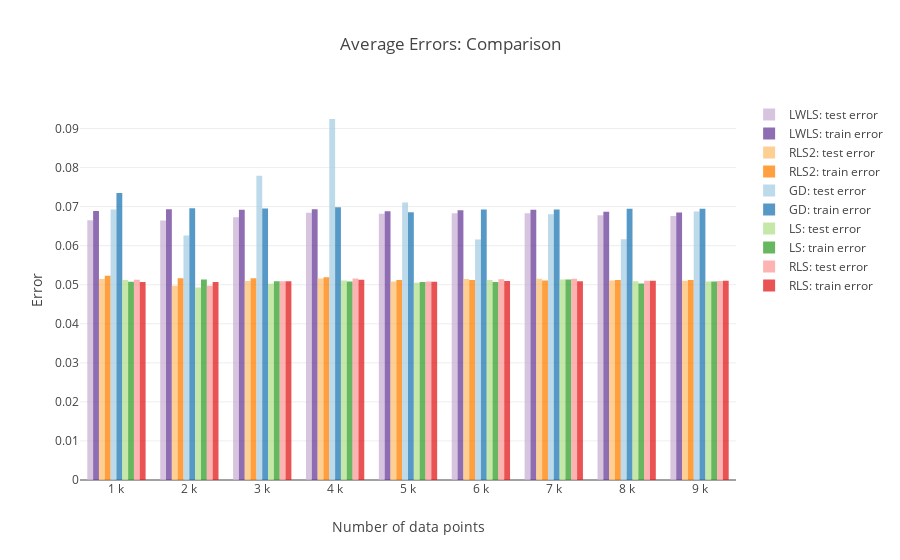

Source (notebook cell):
### Code cell
trace_bar = {}

def bar_chart_error(list_classifiers, trace_bar = trace_bar):
    learning_sets = np.arange(1, 10)
    
    colors = cl.scales['{}'.format(2*len(list_classifiers))]['qual']['Paired']

    for i, classifier in enumerate(list_classifiers):
        trace_bar[classifier] = {}
        for j, test_train in enumerate(['test', 'train']):
            trace_bar[classifier][test_train] = go.Bar(
                x = ['{} k'.format(k) for k in learning_sets],
                y = [error[classifier][test_train][10*k] for k in learning_sets],
                name = '{}: {} error'.format(classifier, test_train),
                marker=dict(
                    color=colors[2*i+j],
                ),
                opacity=0.75
            )
    
    return trace_bar

list_classifiers = ['GD', 'LS', 'RLS', 'RLS2', 'LWLS']

trace_bar = bar_chart_error(list_classifiers)

layout_bar = go.Layout(
    barmode='group',
    title = 'Average Errors: Comparison',
    xaxis = dict(
        title='Number of data points'
    ),
    yaxis = dict(
        title = 'Error'
    ),
)
fig = go.Figure(data=[trace_bar[key][tt] for key in trace_bar for tt in trace_bar[key]], layout=layout_bar)
plotly.offline.iplot(fig)

### Figure 1 — Plotly figure (JSON) as saved in the notebook; plotly's stock layout.template omitted (floating-point values rounded to 4 significant figures)
{"data": [{"marker": {"color": "rgb(202,178,214)"}, "name": "LWLS: test error", "opacity": 0.75, "type": "bar", "x": ["1 k", "2 k", "3 k", "4 k", "5 k", "6 k", "7 k", "8 k", "9 k"], "y": [0.0665, 0.06644, 0.0673, 0.0684, 0.0682, 0.06829, 0.06828, 0.06781, 0.06762]}, {"marker": {"color": "rgb(106,61,154)"}, "name": "LWLS: train error", "opacity": 0.75, "type": "bar", "x": ["1 k", "2 k", "3 k", "4 k", "5 k", "6 k", "7 k", "8 k", "9 k"], "y": [0.06886, 0.06933, 0.06917, 0.06933, 0.06882, 0.06907, 0.06918, 0.06871, 0.06849]}, {"marker": {"color": "rgb(253,191,111)"}, "name": "RLS2: test error", "opacity": 0.75, "type": "bar", "x": ["1 k", "2 k", "3 k", "4 k", "5 k", "6 k", "7 k", "8 k", "9 k"], "y": [0.05148, 0.04972, 0.05093, 0.05161, 0.05086, 0.05145, 0.05155, 0.05106, 0.05099]}, {"marker": {"color": "rgb(255,127,0)"}, "name": "RLS2: train error", "opacity": 0.75, "type": "bar", "x": ["1 k", "2 k", "3 k", "4 k", "5 k", "6 k", "7 k", "8 k", "9 k"], "y": [0.0523, 0.05169, 0.05169, 0.0519, 0.05122, 0.05124, 0.05107, 0.05121, 0.05123]}, {"marker": {"color": "rgb(166,206,227)"}, "name": "GD: test error", "opacity": 0.75, "type": "bar", "x": ["1 k", "2 k", "3 k", "4 k", "5 k", "6 k", "7 k", "8 k", "9 k"], "y": [0.06925, 0.06259, 0.0779, 0.09244, 0.07103, 0.0616, 0.06805, 0.06162, 0.06874]}, {"marker": {"color": "rgb(31,120,180)"}, "name": "GD: train error", "opacity": 0.75, "type": "bar", "x": ["1 k", "2 k", "3 k", "4 k", "5 k", "6 k", "7 k", "8 k", "9 k"], "y": [0.07349, 0.06958, 0.06949, 0.06982, 0.06858, 0.06924, 0.06929, 0.06948, 0.06947]}, {"marker": {"color": "rgb(178,223,138)"}, "name": "LS: test error", "opacity": 0.75, "type": "bar", "x": ["1 k", "2 k", "3 k", "4 k", "5 k", "6 k", "7 k", "8 k", "9 k"], "y": [0.05124, 0.0493, 0.05025, 0.05108, 0.05054, 0.05122, 0.05135, 0.05088, 0.05083]}, {"marker": {"color": "rgb(51,160,44)"}, "name": "LS: train error", "opacity": 0.75, "type": "bar", "x": ["1 k", "2 k", "3 k", "4 k", "5 k", "6 k", "7 k", "8 k", "9 k"], "y": [0.05073, 0.05136, 0.05088, 0.05084, 0.05068, 0.0507, 0.05136, 0.05029, 0.05083]}, {"marker": {"color": "rgb(251,154,153)"}, "name": "RLS: test error", "opacity": 0.75, "type": "bar", "x": ["1 k", "2 k", "3 k", "4 k", "5 k", "6 k", "7 k", "8 k", "9 k"], "y": [0.05127, 0.04971, 0.05087, 0.05159, 0.05083, 0.05142, 0.05152, 0.05103, 0.05098]}, {"marker": {"color": "rgb(227,26,28)"}, "name": "RLS: train error", "opacity": 0.75, "type": "bar", "x": ["1 k", "2 k", "3 k", "4 k", "5 k", "6 k", "7 k", "8 k", "9 k"], "y": [0.0507, 0.05072, 0.05089, 0.05127, 0.05078, 0.05097, 0.05088, 0.05103, 0.05099]}], "layout": {"barmode": "group", "title": "Average Errors: Comparison", "xaxis": {"title": "Number of data points"}, "yaxis": {"title": "Error"}}}
